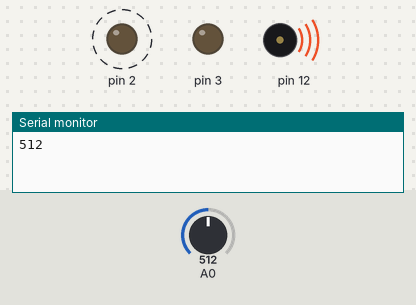
Recording of a sketch running on a simulated Arduino Uno, built with avr-gcc and run on an emulated ATmega328P. Shown: output pins drawn as LEDs (lit = HIGH), buzzer (waves = sounding), the last lines printed to the serial monitor. Dashed ring = blinking. The test bench sets the inputs (shaded band); at power-on: A0 = 512.

Above: at 0.9 s.
2.0 s: A0 set to 412
5.5 s: A0 set to 385
At 5.5 s:
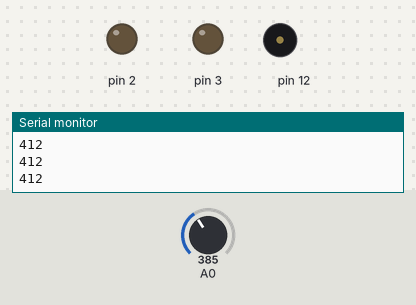
At 7.2 s:
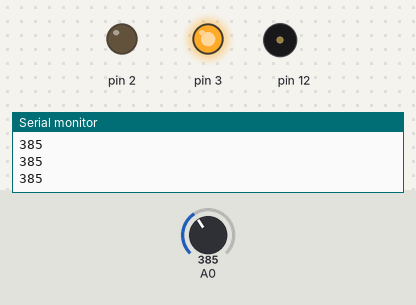
7.5 s: A0 set to 410
At 8.15 s:
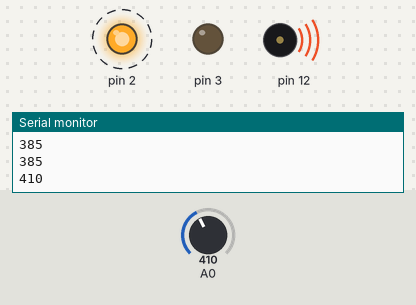
Timing chart, 0 to 17.1 s (numbered marks = the images above; inputs shaded):
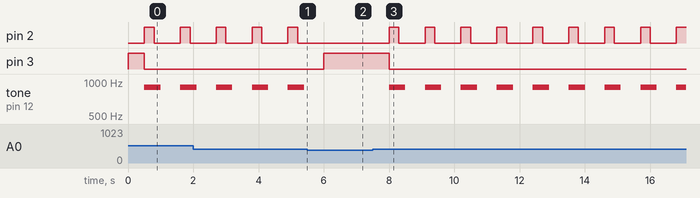

The sketch:

PROYECTO_GAS.ino
```cpp
int VALOR;


void setup(){
  pinMode(12,OUTPUT);
  pinMode(2,OUTPUT);
  pinMode(3,OUTPUT);
  Serial.begin(9600);
}

void loop(){
  digitalWrite(3,HIGH);
  if(VALOR>=400){
    digitalWrite(3,LOW);
    tone(12,900,500);
    digitalWrite(2,HIGH);
    delay(300);
    digitalWrite(2,LOW);
    delay(300);

    }
    else{
      digitalWrite(12,LOW);
      digitalWrite(2,LOW);
      }

 VALOR = analogRead(A0);
  Serial.println(VALOR);
  delay(500);
}
```

Measured:
- the behaviour switches between 400 and 399 on A0 (found by bisection; images 0 and 1)
- after the input at 5.5 s, pin 2: stops changing and stays LOW; pin 3: LOW → HIGH after 0.50 s; tone on pin 12: stays silent (without the input it goes to 900 Hz after 0.50 s)
- after the input at 7.5 s, pin 2: alternates HIGH for 0.30 s and LOW for 0.80 s, starting after 0.50 s; pin 3: HIGH → LOW after 0.50 s; tone on pin 12: alternates 900 Hz for 0.50 s and silent for 0.60 s, starting after 0.50 s
- by itself, pin 2: alternates HIGH for 0.30 s and LOW for 0.80 s
- by itself, tone on pin 12: alternates 900 Hz for 0.50 s and silent for 0.60 s
